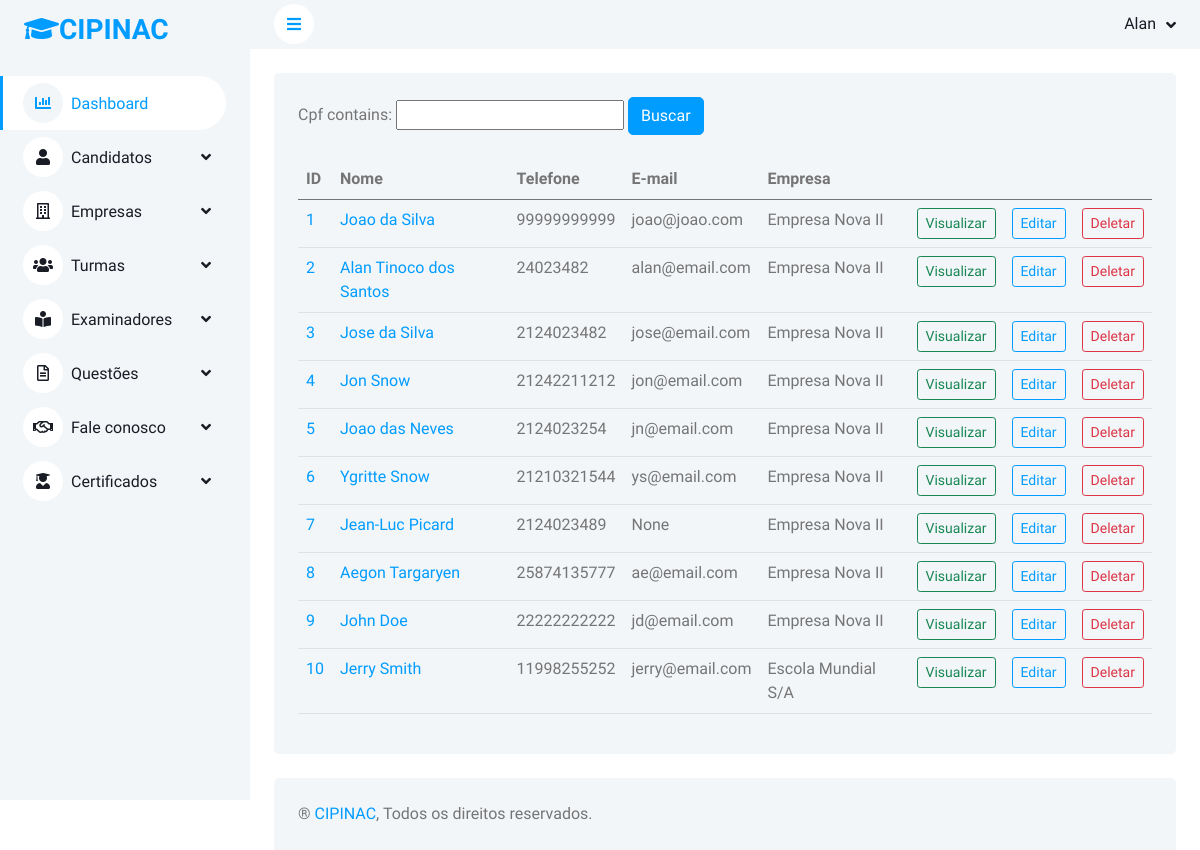
/buscar/candidato (signed in), run on the app's committed database.
### alunos/models.py (models this page shows, shortened)
class Candidato(models.Model):
    NACIONALIDADE =  (
        ("BR", "Brasileira"),
        ("EST", "Estrangeira"),
    )
    SEXO =  (
        ("M", "Masculino"),
        ("F", "Feminino"),
    )
    ESTADOS =  (
        ('AC', 'Acre'),
        ('AL',	'Alagoas'),
        ('AP',	'Amapá'),
        ('AM',	'Amazonas'),
        ('BA',	'Bahia'),
        ('CE',	'Ceara'),
        ('DF',	'Distrito Federal'),
        ('ES',	'Espírito Santo'),
        ('GO',	'Goiás'),
        ('MA',	'Maranhão'),
        ('MT',	'Mato Grosso'),
        ('MS',	'Mato Grosso do Sul'),
        ('MG',	'Minas Gerais'),
        ('PA',	'Pará'),
        ('PB',	'Paraíba'),
        ('PR',	'Paraná'),
        ('PE',	'Pernambuco'),
        ('PI',	'Piauí'),
        ('RJ',	'Rio de Janeiro'),
        ('RN',	'Rio Grande do Norte'),
        ('RS',	'Rio Grande do Sul'),
        ('RO',	'Rondônia'),
        ('RR',	'Roraima'),
        ('SC',	'Santa Catarina'),
        ('SP',	'São Paulo'),
        ('SE',	'Sergipe'),
        ('TO',	'Tocantins'),
    )
    foto = models.ImageField(null=True, blank=True, upload_to='fotos/')
    nome = models.CharField(max_length=100)
    cpf = models.CharField(max_length=11, unique=True)
    sexo = models.CharField(max_length=10, choices=SEXO)
    data_nasc = models.DateField(null=True, blank=True)
    nacionalidade = models.CharField(max_length=50, choices=NACIONALIDADE)
    identidade = models.CharField(max_length=11, unique=True, null=True, blank=True)
    orgao_emissor = models.CharField(max_length=15, null=True, blank=True)
    data_emissao = models.DateField(null=True, blank=True)
    empresa = models.ForeignKey(Empresa, null=True, blank=True, on_delete=models.SET_NULL)
    turma = models.ForeignKey(Exame, null=True, blank=True, on_delete=models.SET_NULL)
    logradouro = models.CharField(max_length=100)
    numero_casa = models.CharField(max_length=10)
    complemento = models.CharField(max_length=30, null=True, blank=True)
    cidade = models.CharField(max_length=100)
    estado = models.CharField(max_length=50, choices=ESTADOS)
    telefone = models.CharField(max_length=11)
    telefone2 = models.CharField(max_length=11, null=True, blank=True)
    email = models.EmailField(max_length=50, null=True, blank=True, unique=True)
    atestado_acuidade_visual = models.FileField(upload_to ='arquivos/', null=True, blank=True)
    ctps_id = models.FileField(upload_to ='arquivos/', null=True, blank=True)
    ctps_contrato_de_trabalho = models.FileField(upload_to ='arquivos/', null=True, blank=True)
    comprovante_escolaridade = models.FileField(upload_to ='arquivos/', null=True, blank=True)
    comprovante_residencia = models.FileField(upload_to ='arquivos/', null=True, blank=True)
    copia_identidade = models.FileField(upload_to ='arquivos/', null=True, blank=True)
    copia_cpf = models.FileField(upload_to ='arquivos/', null=True, blank=True)
    termo_compromisso = models.FileField(upload_to ='arquivos/', null=True, blank=True)
    codigo_conduta = models.FileField(upload_to ='arquivos/', null=True, blank=True)
    declaracao_participacao = models.FileField(upload_to ='arquivos/', null=True, blank=True)
    instrucao_candidato = models.FileField(upload_to ='arquivos/', null=True, blank=True)
    registro_solicitacao_exame = models.FileField(upload_to ='arquivos/', null=True, blank=True)

class Empresa(models.Model):
    razao_social = models.CharField(max_length=100)
    nome_fantasia = models.CharField(max_length=100)
    cnpj = models.CharField(max_length=14, unique=True)
    email = models.EmailField(max_length=50, null=True, blank=True, unique=True)
    telefone = models.CharField(max_length=11, null=True, blank=True)
    representante_legal = models.CharField(max_length=100)
    cpf_representante_legal = models.CharField(max_length=11)
    def __str__(self):
        return self.razao_social

### alunos/views.py (the view)
# urls.py: path('buscar/candidato',views.view_candidato, name="view_candidato"),
@login_required(login_url='index')
def view_candidato(request):
    object_list = Candidato.objects.all()
    candidatos_list = CandidatoFilter(request.GET, queryset=object_list)
    context = {
        'object_list': object_list,
        'filter': candidatos_list,
    }
    return render(request, 'view-candidato.html', context)

### templates/view-candidato.html (shortened to what this page needs)
{% extends 'base.html' %}
{% load widget_tweaks %}
{% load static %}
{% block content %}
                    <div class="container-fluid pt-4 px-4">
                        <div class="bg-light rounded h-100 p-4">
                            <form method="get">
                                {{filter.form}}
                                <input type="submit"  class="btn btn-primary" value="Buscar">
                            </form></br>
                            <div class="table-responsive">
                                <table class="table">
                    <thead>
                        <tr>
                            <th>ID</th>
                            <th>Nome</th>
                            <th>Telefone</th>
                            <th>E-mail</th>
                            <th>Empresa</th>
                            <th></th>
                            <th></th>
                            <th></th>
                        </tr>
                    </thead>
                    <tbody>
                        {% for candidato in filter.qs %}
                        <tr>
                            <td>
                                <a href="">
                                    {{candidato.id}}
                                </a>
                            </td>
                                <td>
                                    <a href="">
                                        {{candidato.nome}}
                                    </a>
                                </td>
                            <td>{{candidato.telefone}}</td>
                            <td>{{candidato.email}}</td>
                            <td>{{candidato.empresa}}</td>
                            <td>
                                <a href="{% url 'visualizar_candidato' candidato.id %}">
                                    <input type="submit" class="btn btn-outline-success btn-sm" value="Visualizar">
                                </a>
                            </td>
                            <td>
                                <a href="{% url 'update_candidato' candidato.id %}">
                                    <input type="submit" class="btn btn-outline-primary btn-sm" value="Editar">
                                </a>
                            </td>
                            <td>
                                <a href="{% url 'delete_candidato' candidato.id %}">
                                    <input type="submit" class="btn btn-outline-danger btn-sm" value="Deletar">
                                </a>
                            </td>
                        </tr>
                        {% endfor %}
                    </tbody>
                </table>
                         </div>
                     </div>
                 </div>
{% endblock %}

### templates/base.html (shortened to what this page needs)
{% load static %}
<!DOCTYPE html>
<html lang="pt-br">
<head>
    <link href="https://cdnjs.cloudflare.com/ajax/libs/font-awesome/5.10.0/css/all.min.css" rel="stylesheet">
    <link href="https://cdn.jsdelivr.net/npm/bootstrap-icons@1.4.1/font/bootstrap-icons.css" rel="stylesheet">
    <link href="{% static 'assets/css/bootstrap.min.css' %}" rel="stylesheet">
    <link href="{% static 'assets/css/style.css' %}" rel="stylesheet">
</head>
<body>
    <div class="container-xxl position-relative bg-white d-flex p-0">
        <div class="sidebar pe-4 pb-3">
            <nav class="navbar bg-light navbar-light">
                <a href="{% url 'index' %}" class="navbar-brand mx-4 mb-3">
                    <h3 class="text-primary"><i class="fa fa-graduation-cap"></i>CIPINAC</h3>
                </a>
                <div class="navbar-nav w-100">
                    <a href="{% url 'dashboard' %}" class="nav-item nav-link active"><i class="fa fa-chart-bar me-2"></i>Dashboard</a>
                    <div class="nav-item dropdown">
                        <a href="#" class="nav-link dropdown-toggle" data-bs-toggle="dropdown"><i class="fa fa-user me-2"></i>Candidatos</a>
                    </div>
                    <div class="nav-item dropdown">
                        <a href="#" class="nav-link dropdown-toggle" data-bs-toggle="dropdown"><i class="far fa-building me-2"></i>Empresas</a>
                    <div class="nav-item dropdown">
                        <a href="#" class="nav-link dropdown-toggle" data-bs-toggle="dropdown"><i class="far fas fa-users me-2"></i>Turmas</a>
                    </div>
                    <div class="nav-item dropdown">
                        <a href="#" class="nav-link dropdown-toggle" data-bs-toggle="dropdown"><i class="far fas fa-book-reader me-2"></i>Examinadores</a>
                    </div>
                    <div class="nav-item dropdown">
                        <a href="#" class="nav-link dropdown-toggle" data-bs-toggle="dropdown"><i class="far fa-file-alt me-2"></i>Questões</a>
                    </div>
                    <div class="nav-item dropdown">
                        <a href="#" class="nav-link dropdown-toggle" data-bs-toggle="dropdown"><i class="far far fa-handshake me-2"></i>Fale conosco</a>
                    </div>
                    <div class="nav-item dropdown">
                        <a href="#" class="nav-link dropdown-toggle" data-bs-toggle="dropdown"><i class="far far fas fa-user-graduate me-2"></i>Certificados</a>
                    </div>
                </div>
            </nav>
        </div>
        <div class="content">
            <nav class="navbar navbar-expand bg-light navbar-light sticky-top px-4 py-0">
                <a href="#" class="sidebar-toggler flex-shrink-0">
                    <i class="fa fa-bars"></i>
                </a>
                <div class="navbar-nav align-items-center ms-auto">
                    <div class="nav-item dropdown">
                        <a href="#" class="nav-link dropdown-toggle" data-bs-toggle="dropdown">
                            <span class="d-none d-lg-inline-flex">{{request.user.first_name}}</span>
                        </a>
                    </div>
                </div>
            </nav>
                    {% block content %}{% endblock %}
            <div class="container-fluid pt-4 px-4">
                <div class="bg-light rounded-top p-4">
                    <div class="row">
                        <div class="col-12 col-sm-6 text-center text-sm-start">
                            ® <a href="#">CIPINAC</a>, Todos os direitos reservados.
                        </div>
                    </div>
                </div>
            </div>
        </div>
    </div>
</body>
</html>

### static/assets/css/style.css (style rules this page uses)
:root { --primary: #009CFF; --light: #F3F6F9; --dark: #191C24; }
.btn { transition: .5s; }
.btn.btn-primary { color: #FFFFFF; }
.sidebar { position: fixed; top: 0; left: 0; bottom: 0; width: 250px; height: 100vh; overflow-y: auto; background: var(--light); transition: 0.5s; z-index: 999; }
.content { margin-left: 250px; min-height: 100vh; background: #FFFFFF; transition: 0.5s; }
@media (min-width: 992px) { .sidebar { margin-left: 0; } }
@media (min-width: 992px) { .content { width: calc(100% - 250px); } }
.sidebar .navbar .navbar-nav .nav-link { padding: 7px 20px; color: var(--dark); font-weight: 500; border-left: 3px solid var(--light); border-radius: 0 30px 30px 0; outline: none; }
.sidebar .navbar .navbar-nav .nav-link:hover, .sidebar .navbar .navbar-nav .nav-link.active { color: var(--primary); background: #FFFFFF; border-color: var(--primary); }
.sidebar .navbar .navbar-nav .nav-link i { width: 40px; height: 40px; display: inline-flex; align-items: center; justify-content: center; background: #FFFFFF; border-radius: 40px; }
.sidebar .navbar .navbar-nav .nav-link:hover i, .sidebar .navbar .navbar-nav .nav-link.active i { background: var(--light); }
.sidebar .navbar .dropdown-toggle::after { position: absolute; top: 15px; right: 15px; border: none; content: "\f107"; font-family: "Font Awesome 5 Free"; font-weight: 900; transition: .5s; }
.content .navbar .navbar-nav .nav-link { margin-left: 25px; padding: 12px 0; color: var(--dark); outline: none; }
.content .navbar .sidebar-toggler, .content .navbar .navbar-nav .nav-link i { width: 40px; height: 40px; display: inline-flex; align-items: center; justify-content: center; background: #FFFFFF; border-radius: 40px; }
.content .navbar .dropdown-toggle::after { margin-left: 6px; vertical-align: middle; border: none; content: "\f107"; font-family: "Font Awesome 5 Free"; font-weight: 900; transition: .5s; }

### data on the page
Candidato: id "1", nome "Joao da Silva", telefone "99999999999", email "joao@joao.com", empresa "Empresa Nova II"
Candidato: id "2", nome "Alan Tinoco dos Santos", telefone "24023482", email "alan@email.com", empresa "Empresa Nova II"
Candidato: id "3", nome "Jose da Silva", telefone "2124023482", email "jose@email.com", empresa "Empresa Nova II"
Candidato: id "4", nome "Jon Snow", telefone "21242211212", email "jon@email.com", empresa "Empresa Nova II"
Candidato: id "5", nome "Joao das Neves", telefone "2124023254", email "jn@email.com", empresa "Empresa Nova II"
Candidato: id "6", nome "Ygritte Snow", telefone "21210321544", email "ys@email.com", empresa "Empresa Nova II"
Candidato: id "7", nome "Jean-Luc Picard", telefone "2124023489", email "None", empresa "Empresa Nova II"
Candidato: id "8", nome "Aegon Targaryen", telefone "25874135777", email "ae@email.com", empresa "Empresa Nova II"
Candidato: id "9", nome "John Doe", telefone "22222222222", email "jd@email.com", empresa "Empresa Nova II"
Candidato: id "10", nome "Jerry Smith", telefone "11998255252", email "jerry@email.com", empresa "Escola Mundial S/A"

### other printed values
{{ request.user.first_name }} "Alan"
